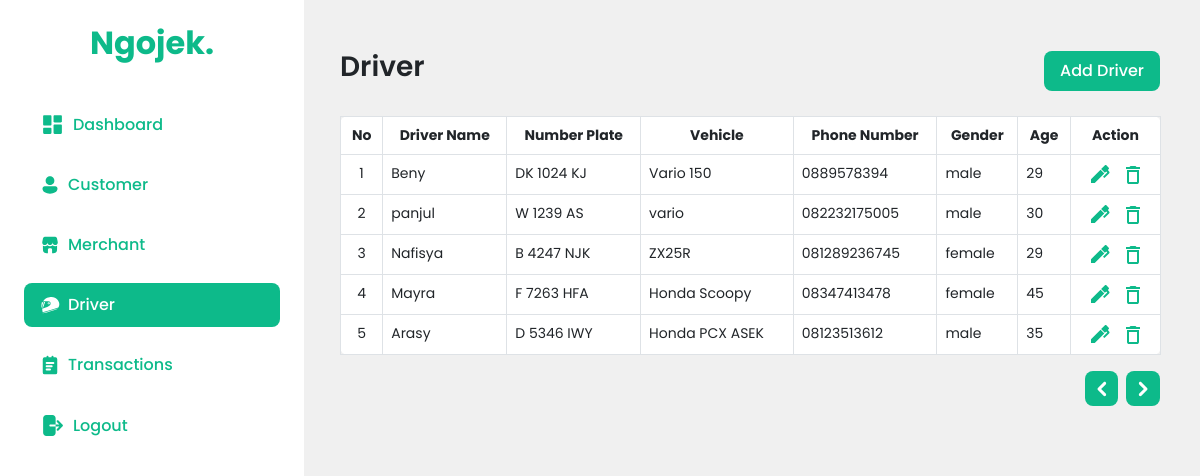
The app's page /dashboard/pages/admin/driver.php (signed in) with its own data.
### tables this page shows
CREATE TABLE `driver` (
  `driver_id` char(5) NOT NULL CHECK (`driver_id` regexp '^DI[0-9][0-9][0-9]'),
  `vehicle` varchar(100) DEFAULT NULL,
  `name` varchar(100) DEFAULT NULL,
  `age` int(11) DEFAULT NULL,
  `gender` enum('male','female') DEFAULT NULL,
  `phone_number` varchar(15) DEFAULT NULL,
  `number_plate` varchar(15) NOT NULL
);

### dashboard/pages/admin/driver.php (the view, shortened to what this page needs)
<?php
include("../../../Database/connection.php");
$start = 0;
$rowPerPage = 10;
$rows = mysqli_query($conn, "select * from driver");
$numRows = mysqli_num_rows($rows);
?>
<!DOCTYPE html>
<html lang="en">
<head>
    <link href="https://cdn.jsdelivr.net/npm/bootstrap@5.0.2/dist/css/bootstrap.min.css" rel="stylesheet">
    <link rel="stylesheet" href="style/style.css">
</head>
<body>
    <div class="kontainer">
        <?php include("sidebar.php"); ?>
        <div class="container-content">
            <div class="header-content">
                <h2>Driver</h2>
                <button type="button" data-bs-toggle="modal" data-bs-target="#modalAdd">Add Driver</button>
            </div>
            <table class="table table-bordered bg-white">
                <thead>
                    <tr>
                        <th scope="col">No</th>
                        <th scope="col">Driver Name</th>
                        <th scope="col">Number Plate</th>
                        <th scope="col">Vehicle</th>
                        <th scope="col">Phone Number</th>
                        <th scope="col">Gender</th>
                        <th scope="col">Age</th>
                        <th scope="col">Action</th>
                    </tr>
                </thead>
                <tbody>
                    <?php
                    $no = 1;
                    $sql = "select * from driver limit $start, $rowPerPage";
                    $res = mysqli_query($conn, $sql);
                    while ($row = mysqli_fetch_assoc($res)) :
                        $no++;
                    ?>
                        <tr>
                            <th><?= ++$start; ?></th>
                            <td><?= $row["name"] ?></td>
                            <td><?= $row["number_plate"] ?></td>
                            <td><?= $row["vehicle"] ?></td>
                            <td><?= $row["phone_number"] ?></td>
                            <td><?= $row["gender"] ?></td>
                            <td><?= $row["age"] ?></td>
                            <th>
                                <button type="button" data-bs-toggle="modal" data-bs-target="#modalEdit<?= $no ?>">
                                </button>
                                <button type="button" data-bs-toggle="modal" data-bs-target="#modalDelete<?= $no ?>">
                                </button>
                            </th>
                        </tr>
        </div>
    <?php endwhile; ?>
    <div class="wrap-bottom">
        <?php
        if (isset($_GET['page']) && $_GET['page'] > 1) {
        ?>
            <a href="?page=<?= $_GET['page'] - 1 ?>">
                <button class="arrow-btn">
                    <svg xmlns="http://www.w3.org/2000/svg" width="24" height="24" viewBox="0 0 24 24" fill="none">
                        <g clip-path="url(#clip0_187_949)">
                            <path fill-rule="evenodd" clip-rule="evenodd" d="M7.94011 13.0601C7.65921 12.7788 7.50143 12.3976 7.50143 12.0001C7.50143 11.6026 7.65921 11.2213 7.94011 10.9401L13.5961 5.28209C13.8775 5.00083 14.2591 4.84287 14.657 4.84296C15.0548 4.84305 15.4363 5.00119 15.7176 5.28259C15.9989 5.56398 16.1568 5.94558 16.1567 6.34344C16.1566 6.7413 15.9985 7.12283 15.7171 7.40409L11.1211 12.0001L15.7171 16.5961C15.9905 16.8789 16.1419 17.2577 16.1386 17.651C16.1354 18.0443 15.9778 18.4206 15.6998 18.6988C15.4219 18.9771 15.0457 19.135 14.6524 19.1386C14.2591 19.1422 13.8801 18.9912 13.5971 18.7181L7.93911 13.0611L7.94011 13.0601Z" fill="white" />
                        </g>
                        <defs>
                            <clipPath id="clip0_187_949">
                                <rect width="24" height="24" fill="white" transform="translate(24 24) rotate(-180)" />
                            </clipPath>
                        </defs>
                    </svg>
                </button>
            </a>
        <?php
        } else {
        ?>
            <a href="">
                <button class="arrow-btn">
                </button>
            </a>
        <?php
        }
        ?>
        <?php
        if (!isset($_GET['page']) && $numRows > $rowPerPage) {
        ?>
            <a href="?page=2">
                <button class="arrow-btn right-btn">
                    <svg xmlns="http://www.w3.org/2000/svg" width="24" height="24" viewBox="0 0 24 24" fill="none">
                        <g clip-path="url(#clip0_187_945)">
                            <path fill-rule="evenodd" clip-rule="evenodd" d="M16.0599 10.9399C16.3408 11.2212 16.4986 11.6024 16.4986 11.9999C16.4986 12.3974 16.3408 12.7787 16.0599 13.0599L10.4039 18.7179C10.1225 18.9992 9.74089 19.1571 9.34304 19.157C8.94518 19.1569 8.56365 18.9988 8.28239 18.7174C8.00113 18.436 7.84317 18.0544 7.84326 17.6566C7.84336 17.2587 8.00149 16.8772 8.28289 16.5959L12.8789 11.9999L8.28289 7.40391C8.00952 7.12114 7.85814 6.7423 7.86137 6.34901C7.8646 5.95571 8.02218 5.57941 8.30016 5.30117C8.57815 5.02292 8.95429 4.86499 9.34759 4.86139C9.74088 4.85779 10.1199 5.0088 10.4029 5.28191L16.0609 10.9389L16.0599 10.9399Z" fill="white" />
                        </g>
                        <defs>
                            <clipPath id="clip0_187_945">
                                <rect width="24" height="24" fill="white" />
                            </clipPath>
                        </defs>
                    </svg>
                </button>
            </a>
        <?php
        }elseif(!isset($_GET['page']) && $numRows <= $rowPerPage){
            ?>
            <a href="">
                <button class="arrow-btn right-btn">
                </button>
            </a>
        <?php
        }
        ?>
    </div>
</body>
</html>

### dashboard/pages/admin/style/style.css (style rules this page uses)
:root { --primary: #0dba8a; --text-white: #ffffff; --text-black: #092e24; --bg-grey: #f0f0f0; --bg-secondary: #dcf6ef; }
body { margin: 0; padding: 0; }
* { -webkit-box-sizing: content-box; -moz-box-sizing: content-box; box-sizing: content-box; }
*:before, *:after { -webkit-box-sizing: content-box; -moz-box-sizing: content-box; box-sizing: content-box; }
.kontainer { display: flex; height: 100vh; background-color: var(--bg-grey); }
.kontainer .container-content { padding: 50px 40px 50px 40px; width: 77%; padding-left: 340px; }
.header-content { display: flex; justify-content: space-between; align-items: center; font-family: "poppins"; margin-bottom: 1.5rem; }
.header-content h2 { font-size: 1.75rem; font-weight: 600; }
.header-content button { color: white; padding: 0.5rem 1rem; background-color: var(--primary); border-radius: 0.5rem; border: none; font-size: 1rem; font-weight: 500; transition: .3s all ease; }
.table { font-family: 'poppins'; font-size: 14px; border-radius: 0.5rem; }
table tbody tr th button { border: none; background-color: var(--text-white); }
table thead tr th { text-align: center; }
table tbody tr th { text-align: center; font-weight: 400; }
.wrap-bottom { display: flex; justify-content: right; }
.wrap-bottom a { text-decoration: none; }
.wrap-bottom a .arrow-btn { background-color: var(--primary); border-radius: .5rem; border: none; padding: .3rem .3rem; }
.wrap-bottom a .arrow-btn.right-btn { margin-left: .5rem; }

### dashboard/pages/admin/style/sidebar.css (style rules this page uses)
:root { --primary: #0dba8a; --text-white: #ffffff; --text-black: #092e24; --bg-grey: #f0f0f0; --bg-secondary: #dcf6ef; }
body { margin: 0; padding: 0; }

### records on screen
driver: name "Beny", number_plate "DK 1024 KJ", vehicle "Vario 150", phone_number "0889578394", gender "male", age "29"
driver: name "panjul", number_plate "W 1239 AS", vehicle "vario", phone_number "082232175005", gender "male", age "30"
driver: name "Nafisya", number_plate "B 4247 NJK", vehicle "ZX25R", phone_number "081289236745", gender "female", age "29"
driver: name "Mayra", number_plate "F 7263 HFA", vehicle "Honda Scoopy", phone_number "08347413478", gender "female", age "45"
driver: name "Arasy", number_plate "D 5346 IWY", vehicle "Honda PCX ASEK", phone_number "08123513612", gender "male", age "35"
